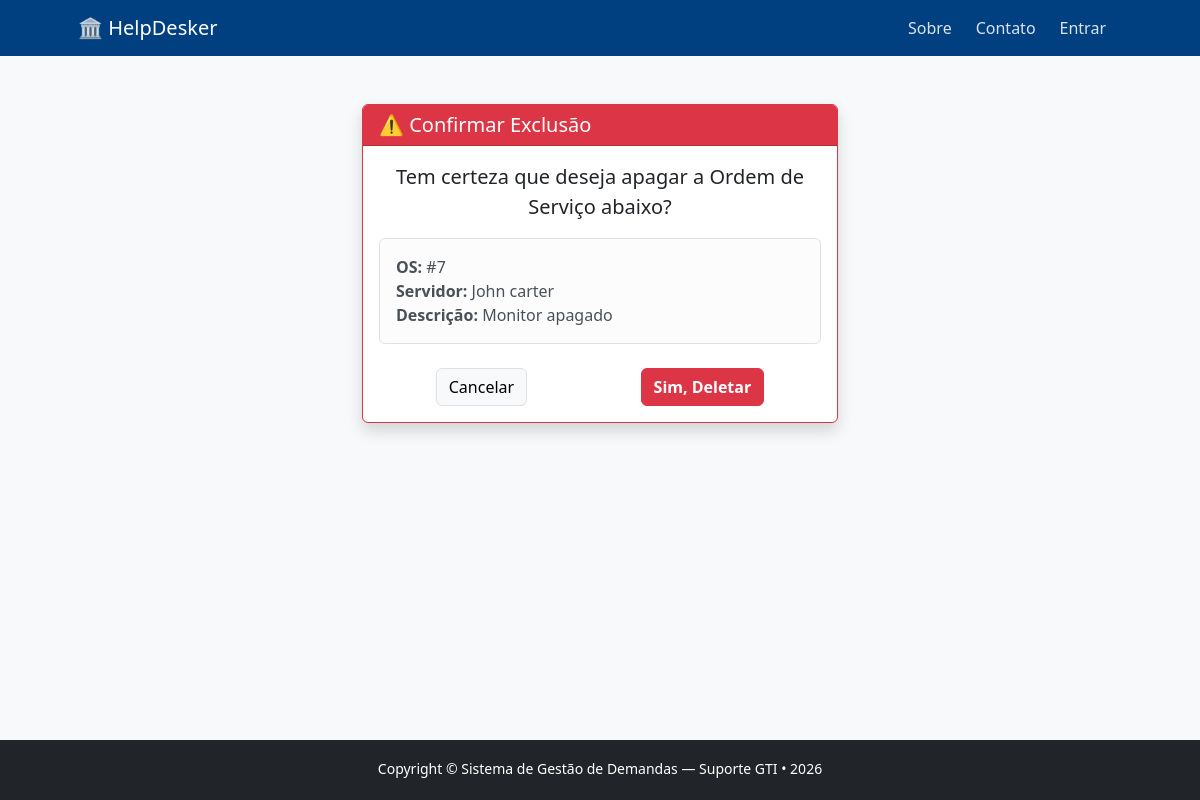
The app's page /chamados/deletar/7/ with its own data.
### chamados/models.py (models this page shows, shortened)
class Chamado(models.Model):
    CATEGORIAS = [
        ('computador', 'Computador / Hardware'),
        ('software', 'Instalação / Erro de Software'),
        ('rede', 'Internet / Rede'),
        ('email', 'E-mail Institucional'),
        ('impressora', 'Impressora / Scanner'),
        ('acesso', 'Sistemas / Senhas / Acessos'),
        ('outros', 'Outros Assuntos'),
    ]
    PRIORIDADES = [
        ('baixa', 'Baixa (Não impede o trabalho)'),
        ('media', 'Média (Dificulta o trabalho)'),
        ('alta', 'Alta (Impede o trabalho)'),
    ]
    STATUS_CHOICES = [
        ('aberto', 'Aberto / Aguardando Atendimento'),
        ('atendimento', 'Em Atendimento'),
        ('resolvido', 'Resolvido'),
        ('cancelado', 'Cancelado'),
    ]
    servidor_nome = models.CharField(max_length=100, verbose_name="Nome do Servidor/Usuário")
    setor = models.CharField(max_length=100, verbose_name="Setor/Departamento")
    categoria = models.CharField(max_length=20, choices=CATEGORIAS, default='computador')
    prioridade = models.CharField(max_length=10, choices=PRIORIDADES, default='media')
    status = models.CharField(max_length=15, choices=STATUS_CHOICES, default='aberto')
    descricao = models.TextField(verbose_name="Descrição do Problema")
    observacao_tecnica = models.TextField(blank=True, null=True, verbose_name="Observações da Resolução")
    criado_em = models.DateTimeField(auto_now_add=True)
    atualizado_em = models.DateTimeField(auto_now=True)
    class Meta:
        ordering = ['-criado_em']

### chamados/views.py (the view)
# urls.py: path('deletar/<int:pk>/', views.deletar_chamado, name='deletar_chamado'),
def deletar_chamado(request, pk):
    chamado = get_object_or_404(Chamado, pk=pk)
    if request.method == 'POST':
        chamado.delete()
        return redirect('home')
    return render(request, 'chamados/confirmar_exclusao.html', {'chamado': chamado})

### chamados/templates/chamados/confirmar_exclusao.html (shortened to what this page needs)
{% extends 'base.html' %}
{% block conteudo %}
<div class="container mt-5" style="max-width: 500px;">
    <div class="card border-danger shadow">
        <div class="card-header bg-danger text-white">
            <h3 class="card-title h5 mb-0">⚠️ Confirmar Exclusão</h3>
        </div>
        <div class="card-body text-center">
            <p class="fs-5">Tem certeza que deseja apagar a Ordem de Serviço abaixo?</p>
            <div class="alert alert-light border my-3 text-start">
                <strong>OS:</strong> #{{ chamado.id }}<br>
                <strong>Servidor:</strong> {{ chamado.servidor_nome }}<br>
                <strong>Descrição:</strong> {{ chamado.descricao|truncatechars:100 }}
            </div>
            <form method="post">
                <div class="d-flex justify-content-around mt-4">
                    <a href="{% url 'atualizar_chamado' chamado.id %}" class="btn btn-light border">Cancelar</a>
                    <button type="submit" class="btn btn-danger fw-bold">Sim, Deletar</button>
                </div>
            </form>
        </div>
    </div>
</div>
{% endblock %}

### chamados/templates/base.html (style rules this page uses)
body { min-height: 100vh; position: relative; padding-bottom: 60px; }

### records on screen
Chamado: id "7", servidor_nome "John carter", descricao "Monitor apagado"
